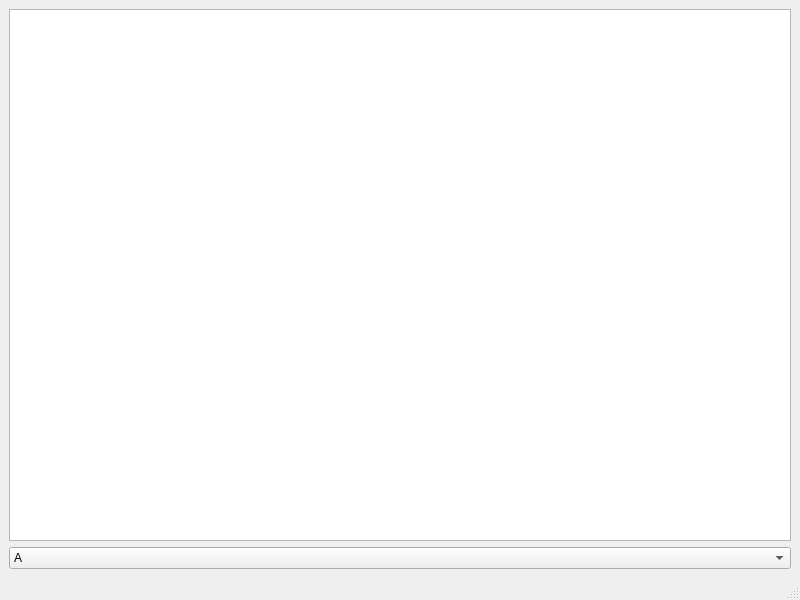
<?xml version="1.0" encoding="UTF-8"?>
<ui version="4.0">
 <class>MainWindow</class>
 <widget class="QMainWindow" name="MainWindow">
  <property name="geometry">
   <rect>
    <x>0</x>
    <y>0</y>
    <width>800</width>
    <height>600</height>
   </rect>
  </property>
  <property name="windowTitle">
   <string>MainWindow</string>
  </property>
  <widget class="QWidget" name="centralwidget">
   <layout class="QVBoxLayout" name="verticalLayout">
    <item>
     <widget class="QTextEdit" name="textEdit"/>
    </item>
    <item>
     <widget class="QComboBox" name="comboBox">
      <item>
       <property name="text">
        <string>A</string>
       </property>
      </item>
      <item>
       <property name="text">
        <string>B</string>
       </property>
      </item>
      <item>
       <property name="text">
        <string>C</string>
       </property>
      </item>
     </widget>
    </item>
   </layout>
  </widget>
  <widget class="QMenuBar" name="menubar">
   <property name="geometry">
    <rect>
     <x>0</x>
     <y>0</y>
     <width>800</width>
     <height>22</height>
    </rect>
   </property>
  </widget>
  <widget class="QStatusBar" name="statusbar"/>
 </widget>
 <resources/>
 <connections/>
</ui>
